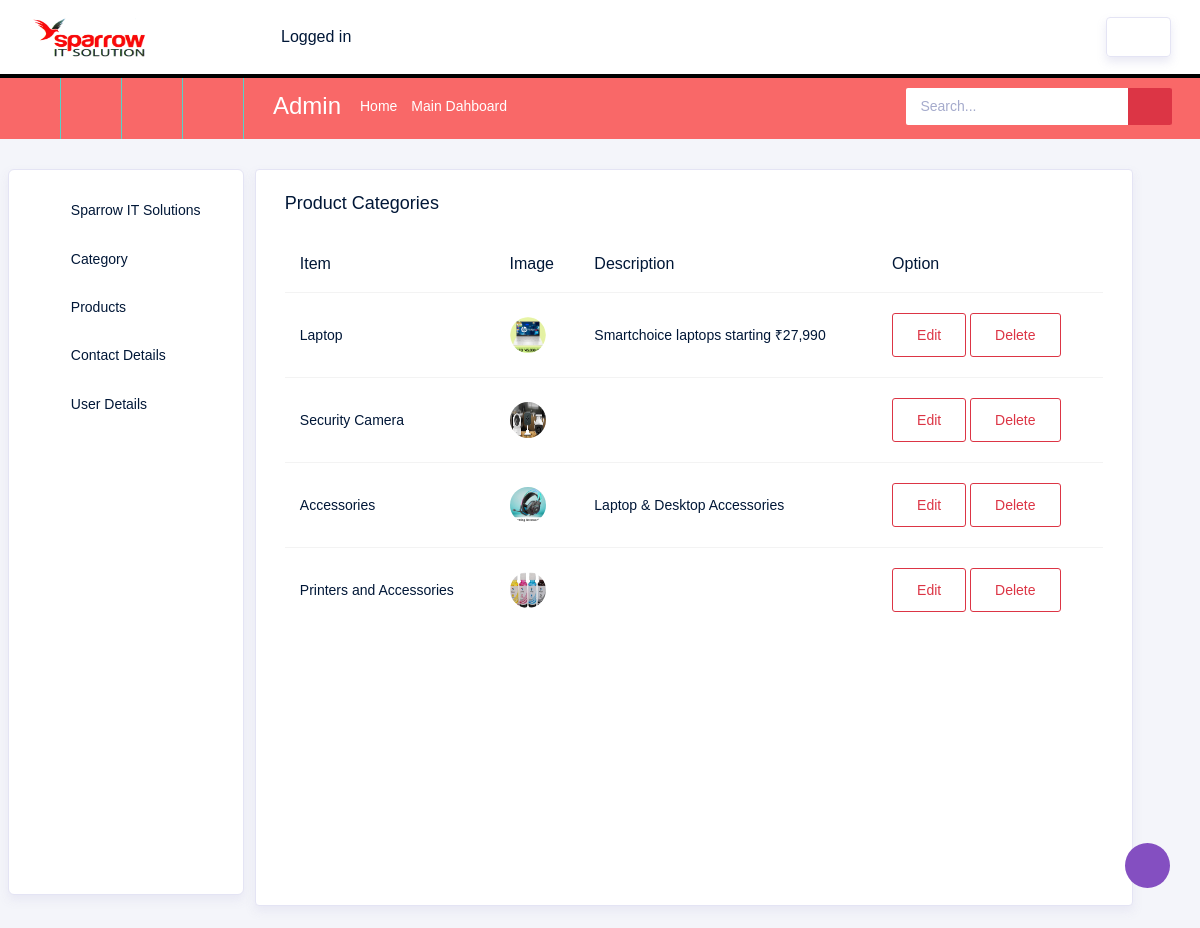
Screenshot of /SparrowApp/category_details/ with the database file from the repository.
### SparrowApp/models.py (models this page shows)
class CategoryDb(models.Model):
    item=models.CharField(max_length=50,null=True,blank=True)
    image=models.ImageField(upload_to='category image',null=True,blank=True)
    description = models.TextField(max_length=50, null=True, blank=True)

### SparrowApp/views.py (the view)
# urls.py: path('category_details/',views.category_details,name='category_details'),
def category_details(request):
    data=CategoryDb.objects.all()
    return render(request,'category_details.html',{'data':data})

### SparrowApp/templates/category_details.html (shortened to what this page needs)
<!DOCTYPE html>
{% extends 'index.html' %}
{% block content %}
<html lang="en">
<head>
</head>
<body>
<div class="col-lg-9 grid-margin stretch-card">
              <div class="card">
                <div class="card-body">
                  <h4 class="card-title">Product Categories</h4>
                  <div class="table-responsive">
                    <table class="table table-hover">
                      <thead>
                        <tr>
                          <th>Item</th>
                          <th>Image</th>
                          <th>Description</th>
                          <th>Option</th>
                        </tr>
                      </thead>
                      <tbody>
                      {% for i in data %}
                        <tr>
                          <td>{{i.item}}</td>
                          <td><img src="{{i.image.url}}"></td>
                          <td>{{i.description}}</td>
                          <td>
                            <a href="{% url 'edit_category' category_id=i.id %}">
                              <button class="btn btn-outline-danger">Edit</button>
                            </a>
                             <a href="{% url 'delete_category' category_id=i.id %}">
                              <button class="btn btn-outline-danger">Delete</button>
                            </a>
                          </td>
                        </tr>
                      {% endfor %}
                      </tbody>
                    </table>
                  </div>
                </div>
              </div>
            </div>
</body>
</html>
{% endblock %}

### rows the page displays
CategoryDb: item "Laptop", image (picture), description "Smartchoice laptops starting ₹27,990"
CategoryDb: item "Security Camera", image (picture)
CategoryDb: item "Accessories", image (picture), description "Laptop & Desktop Accessories"
CategoryDb: item "Printers and Accessories", image (picture)
